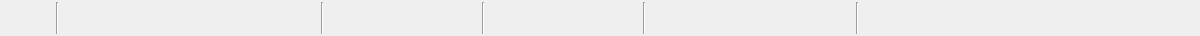
<?xml version="1.0" encoding="UTF-8"?>
<ui version="4.0">
 <class>MainToolbar</class>
 <widget class="QWidget" name="MainToolbar">
  <property name="geometry">
   <rect>
    <x>0</x>
    <y>0</y>
    <width>1200</width>
    <height>36</height>
   </rect>
  </property>
  <property name="minimumSize">
   <size>
    <width>0</width>
    <height>36</height>
   </size>
  </property>
  <property name="maximumSize">
   <size>
    <width>16777215</width>
    <height>40</height>
   </size>
  </property>
  <layout class="QHBoxLayout" name="horizontalLayout" stretch="0,0,0,0,0,0,0">
   <property name="leftMargin">
    <number>4</number>
   </property>
   <property name="topMargin">
    <number>2</number>
   </property>
   <property name="rightMargin">
    <number>4</number>
   </property>
   <property name="bottomMargin">
    <number>2</number>
   </property>
   <property name="spacing">
    <number>2</number>
   </property>
   <item>
    <widget class="QToolButton" name="btnOpen">
     <property name="text">
      <string></string>
     </property>
     <property name="autoRaise">
      <bool>true</bool>
     </property>
    </widget>
   </item>
   <item>
    <widget class="QToolButton" name="btnSave">
     <property name="text">
      <string></string>
     </property>
     <property name="autoRaise">
      <bool>true</bool>
     </property>
    </widget>
   </item>
   <item>
    <widget class="QFrame" name="sep1">
     <property name="frameShape">
      <enum>QFrame::VLine</enum>
     </property>
     <property name="frameShadow">
      <enum>QFrame::Sunken</enum>
     </property>
    </widget>
   </item>
   <item>
    <widget class="QToolButton" name="btnAxialView">
     <property name="text">
      <string></string>
     </property>
     <property name="autoRaise">
      <bool>true</bool>
     </property>
    </widget>
   </item>
   <item>
    <widget class="QToolButton" name="btn3DView">
     <property name="text">
      <string></string>
     </property>
     <property name="autoRaise">
      <bool>true</bool>
     </property>
    </widget>
   </item>
   <item>
    <widget class="QToolButton" name="btnMultiGrid">
     <property name="text">
      <string></string>
     </property>
     <property name="autoRaise">
      <bool>true</bool>
     </property>
    </widget>
   </item>
   <item>
    <widget class="QToolButton" name="btnLayout1x1">
     <property name="text">
      <string></string>
     </property>
     <property name="autoRaise">
      <bool>true</bool>
     </property>
    </widget>
   </item>
   <item>
    <widget class="QToolButton" name="btnLayout1x2">
     <property name="text">
      <string></string>
     </property>
     <property name="autoRaise">
      <bool>true</bool>
     </property>
    </widget>
   </item>
   <item>
    <widget class="QToolButton" name="btnLayout2x1">
     <property name="text">
      <string></string>
     </property>
     <property name="autoRaise">
      <bool>true</bool>
     </property>
    </widget>
   </item>
   <item>
    <widget class="QToolButton" name="btnLayout2x2">
     <property name="text">
      <string></string>
     </property>
     <property name="autoRaise">
      <bool>true</bool>
     </property>
    </widget>
   </item>
   <item>
    <widget class="QToolButton" name="btnLayout3x3">
     <property name="text">
      <string></string>
     </property>
     <property name="autoRaise">
      <bool>true</bool>
     </property>
    </widget>
   </item>
   <item>
    <widget class="QToolButton" name="btnCustomGrid">
     <property name="text">
      <string></string>
     </property>
     <property name="autoRaise">
      <bool>true</bool>
     </property>
    </widget>
   </item>
   <item>
    <widget class="QToolButton" name="btnHideBorder">
     <property name="text">
      <string></string>
     </property>
     <property name="autoRaise">
      <bool>true</bool>
     </property>
    </widget>
   </item>
   <item>
    <widget class="QFrame" name="sep2">
     <property name="frameShape">
      <enum>QFrame::VLine</enum>
     </property>
     <property name="frameShadow">
      <enum>QFrame::Sunken</enum>
     </property>
    </widget>
   </item>
   <item>
    <widget class="QToolButton" name="btnWindowLevel">
     <property name="text">
      <string></string>
     </property>
     <property name="autoRaise">
      <bool>true</bool>
     </property>
    </widget>
   </item>
   <item>
    <widget class="QToolButton" name="btnPan">
     <property name="text">
      <string></string>
     </property>
     <property name="autoRaise">
      <bool>true</bool>
     </property>
    </widget>
   </item>
   <item>
    <widget class="QToolButton" name="btnZoom">
     <property name="text">
      <string></string>
     </property>
     <property name="autoRaise">
      <bool>true</bool>
     </property>
    </widget>
   </item>
   <item>
    <widget class="QToolButton" name="btnEdgeEnhance">
     <property name="text">
      <string></string>
     </property>
     <property name="autoRaise">
      <bool>true</bool>
     </property>
    </widget>
   </item>
   <item>
    <widget class="QToolButton" name="btnMeasureRuler">
     <property name="text">
      <string></string>
     </property>
     <property name="autoRaise">
      <bool>true</bool>
     </property>
    </widget>
   </item>
   <item>
    <widget class="QToolButton" name="btnPixelProbe">
     <property name="text">
      <string></string>
     </property>
     <property name="autoRaise">
      <bool>true</bool>
     </property>
    </widget>
   </item>
   <item>
    <widget class="QFrame" name="sep3">
     <property name="frameShape">
      <enum>QFrame::VLine</enum>
     </property>
     <property name="frameShadow">
      <enum>QFrame::Sunken</enum>
     </property>
    </widget>
   </item>
   <item>
    <widget class="QToolButton" name="btn3DRotate">
     <property name="text">
      <string></string>
     </property>
     <property name="autoRaise">
      <bool>true</bool>
     </property>
    </widget>
   </item>
   <item>
    <widget class="QToolButton" name="btn3DPan">
     <property name="text">
      <string></string>
     </property>
     <property name="autoRaise">
      <bool>true</bool>
     </property>
    </widget>
   </item>
   <item>
    <widget class="QToolButton" name="btn3DZoom">
     <property name="text">
      <string></string>
     </property>
     <property name="autoRaise">
      <bool>true</bool>
     </property>
    </widget>
   </item>
   <item>
    <widget class="QToolButton" name="btnRectCrop">
     <property name="text">
      <string></string>
     </property>
     <property name="autoRaise">
      <bool>true</bool>
     </property>
    </widget>
   </item>
   <item>
    <widget class="QToolButton" name="btnLassoCrop">
     <property name="text">
      <string></string>
     </property>
     <property name="autoRaise">
      <bool>true</bool>
     </property>
    </widget>
   </item>
   <item>
    <widget class="QToolButton" name="btnEraseMask">
     <property name="text">
      <string></string>
     </property>
     <property name="autoRaise">
      <bool>true</bool>
     </property>
    </widget>
   </item>
   <item>
    <widget class="QFrame" name="sep4">
     <property name="frameShape">
      <enum>QFrame::VLine</enum>
     </property>
     <property name="frameShadow">
      <enum>QFrame::Sunken</enum>
     </property>
    </widget>
   </item>
   <item>
    <widget class="QToolButton" name="btnDrawContour">
     <property name="text">
      <string></string>
     </property>
     <property name="autoRaise">
      <bool>true</bool>
     </property>
    </widget>
   </item>
   <item>
    <widget class="QToolButton" name="btnCutTrim">
     <property name="text">
      <string></string>
     </property>
     <property name="autoRaise">
      <bool>true</bool>
     </property>
    </widget>
   </item>
   <item>
    <widget class="QToolButton" name="btnAngleMeasure">
     <property name="text">
      <string></string>
     </property>
     <property name="autoRaise">
      <bool>true</bool>
     </property>
    </widget>
   </item>
   <item>
    <widget class="QToolButton" name="btnPolygonSelect">
     <property name="text">
      <string></string>
     </property>
     <property name="autoRaise">
      <bool>true</bool>
     </property>
    </widget>
   </item>
   <item>
    <widget class="QToolButton" name="btnMagicThreshold">
     <property name="text">
      <string></string>
     </property>
     <property name="autoRaise">
      <bool>true</bool>
     </property>
    </widget>
   </item>
   <item>
    <widget class="QToolButton" name="btnMoveCrosshair">
     <property name="text">
      <string></string>
     </property>
     <property name="autoRaise">
      <bool>true</bool>
     </property>
    </widget>
   </item>
   <item>
    <widget class="QToolButton" name="btnBrush">
     <property name="text">
      <string></string>
     </property>
     <property name="autoRaise">
      <bool>true</bool>
     </property>
    </widget>
   </item>
   <item>
    <widget class="QToolButton" name="btnEraser">
     <property name="text">
      <string></string>
     </property>
     <property name="autoRaise">
      <bool>true</bool>
     </property>
    </widget>
   </item>
   <item>
    <widget class="QFrame" name="sep5">
     <property name="frameShape">
      <enum>QFrame::VLine</enum>
     </property>
     <property name="frameShadow">
      <enum>QFrame::Sunken</enum>
     </property>
    </widget>
   </item>
   <item>
    <widget class="QToolButton" name="btnAdd">
     <property name="text">
      <string></string>
     </property>
     <property name="autoRaise">
      <bool>true</bool>
     </property>
    </widget>
   </item>
   <item>
    <widget class="QToolButton" name="btnCopy">
     <property name="text">
      <string></string>
     </property>
     <property name="autoRaise">
      <bool>true</bool>
     </property>
    </widget>
   </item>
   <item>
    <widget class="QToolButton" name="btnPaste">
     <property name="text">
      <string></string>
     </property>
     <property name="autoRaise">
      <bool>true</bool>
     </property>
    </widget>
   </item>
   <item>
    <spacer name="horizontalSpacer">
     <property name="orientation">
      <enum>Qt::Horizontal</enum>
     </property>
     <property name="sizeHint" stdset="0">
      <size>
       <width>40</width>
       <height>20</height>
      </size>
     </property>
    </spacer>
   </item>
  </layout>
 </widget>
 <resources/>
 <connections/>
</ui>
